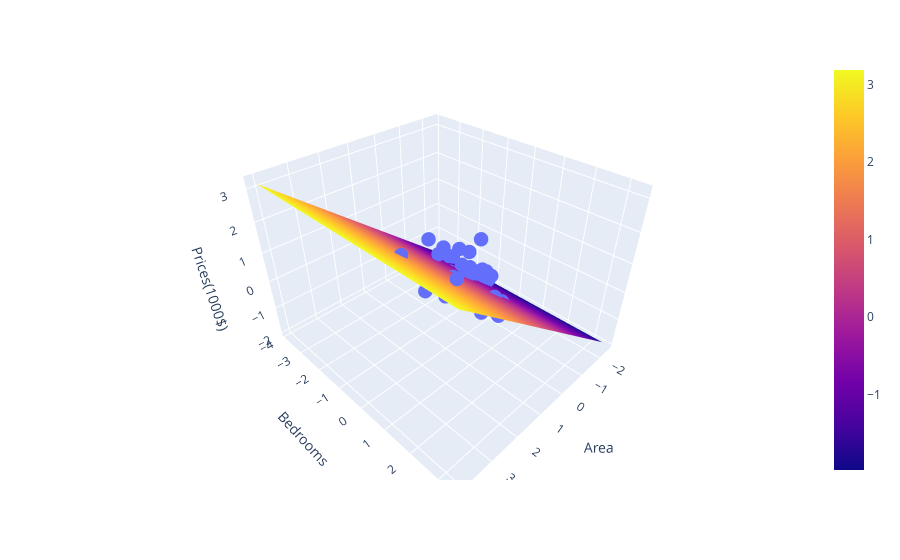

Notebook cell for this chart:
### Markdown cell above
## Import Necessary Function Definitons from the main "LMS" file

### Code cell
from ipynb.fs.full.LMS import cost_function, hypothesis,X_train,y_train,theta,plt,np,plot_hypothesis_plane_plotly,plot_hypothesis_plane_matplot
